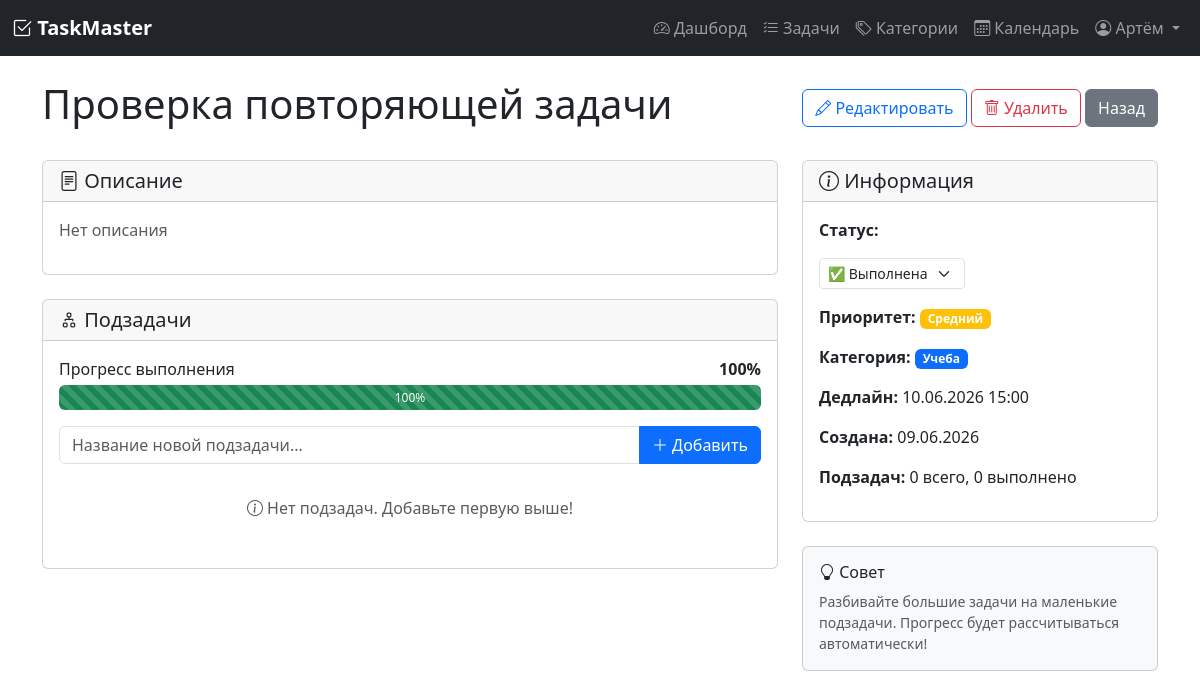
The page /task/8 (signed in) on the database its author committed.
### models.py (models this page shows, shortened)
class User(UserMixin, db.Model):
    __tablename__ = 'user'
    id = db.Column(db.Integer, primary_key=True)
    username = db.Column(db.String(80), unique=True, nullable=False)
    email = db.Column(db.String(120), unique=True, nullable=False)
    password_hash = db.Column(db.String(200), nullable=False)
    registered_at = db.Column(db.DateTime, default=datetime.utcnow)
    timezone = db.Column(db.String(50), default='Europe/Moscow')
    role = db.Column(db.String(20), default='user')  # 'user' или 'admin'
    tasks = db.relationship('Task', backref='author', lazy=True, cascade='all, delete-orphan')
    categories = db.relationship('Category', backref='user', lazy=True, cascade='all, delete-orphan')
    tags = db.relationship('Tag', backref='user', lazy=True, cascade='all, delete-orphan')

class Task(db.Model):
    __tablename__ = 'task'
    id = db.Column(db.Integer, primary_key=True)
    title = db.Column(db.String(200), nullable=False)
    description = db.Column(db.Text, default='')
    status = db.Column(db.String(20), default='pending')  # pending, in_progress, completed
    priority = db.Column(db.String(20), default='medium')  # low, medium, high
    deadline = db.Column(db.DateTime, nullable=True)
    created_at = db.Column(db.DateTime, default=datetime.utcnow)
    updated_at = db.Column(db.DateTime, default=datetime.utcnow, onupdate=datetime.utcnow)
    user_id = db.Column(db.Integer, db.ForeignKey('user.id'), nullable=False)
    category_id = db.Column(db.Integer, db.ForeignKey('category.id'), nullable=True)
    subtasks = db.relationship('Subtask', backref='parent_task', lazy=True, cascade='all, delete-orphan')
    tags = db.relationship('Tag', secondary=task_tags, backref='tasks', lazy='dynamic')
    attachments = db.relationship('Attachment', backref='task', lazy=True, cascade='all, delete-orphan')
    recurring_rule = db.relationship('RecurringRule', backref='task', uselist=False, cascade='all, delete-orphan')
    @property
    def progress(self):
        if not self.subtasks:
            return 100 if self.status == 'completed' else 0
        completed = sum(1 for st in self.subtasks if st.is_completed)
        return int((completed / len(self.subtasks)) * 100)
    @property
    def is_overdue(self):
        if self.status == 'completed':
            return False
        if self.deadline and self.deadline < datetime.utcnow():
            return True
        return False

class Category(db.Model):
    __tablename__ = 'category'
    id = db.Column(db.Integer, primary_key=True)
    name = db.Column(db.String(50), nullable=False)
    color = db.Column(db.String(7), default='#6c757d')  # HEX цвет
    user_id = db.Column(db.Integer, db.ForeignKey('user.id'), nullable=False)
    tasks = db.relationship('Task', backref='category', lazy=True)

### app.py (the view)
@app.route('/task/<int:task_id>')
@login_required
def task_detail(task_id):
    task = Task.query.get_or_404(task_id)
    if task.user_id != current_user.id:
        flash('У вас нет доступа к этой задаче', 'danger')
        return redirect(url_for('tasks'))
    return render_template('task_detail.html', task=task)

### app.py (called while the page is built)
@login_manager.user_loader
def load_user(user_id):
    return User.query.get(int(user_id))

### templates/task_detail.html (shortened to what this page needs)
{% extends "base.html" %}
{% block content %}
<div class="d-flex justify-content-between align-items-center mb-4">
    <h1>{{ task.title }}</h1>
    <div>
        <a href="{{ url_for('task_edit', task_id=task.id) }}" class="btn btn-outline-primary">
            <i class="bi bi-pencil"></i> Редактировать
        </a>
        <form action="{{ url_for('task_delete', task_id=task.id) }}" method="POST" class="d-inline"
              onsubmit="return confirm('Удалить задачу? Все подзадачи также будут удалены')">
            <button type="submit" class="btn btn-outline-danger">
                <i class="bi bi-trash"></i> Удалить
            </button>
        </form>
        <a href="{{ url_for('tasks') }}" class="btn btn-secondary">Назад</a>
    </div>
</div>
<div class="row">
    <div class="col-md-8">
        <div class="card mb-4">
            <div class="card-header">
                <h5 class="mb-0"><i class="bi bi-file-text"></i> Описание</h5>
            </div>
            <div class="card-body">
                {% if task.description %}
                    {{ task.description|replace('\n', '<br>')|safe }}
                {% else %}
                    <p class="text-muted">Нет описания</p>
                {% endif %}
            </div>
        </div>
        <div class="card mb-4">
            <div class="card-header">
                <h5 class="mb-0"><i class="bi bi-diagram-2"></i> Подзадачи</h5>
            </div>
            <div class="card-body">
                <div class="mb-3">
                    <div class="d-flex justify-content-between mb-1">
                        <span>Прогресс выполнения</span>
                        <span><strong>{{ task.progress }}%</strong></span>
                    </div>
                    <div class="progress" style="height: 25px;">
                        <div class="progress-bar bg-success progress-bar-striped"
                             style="width: {{ task.progress }}%">
                            {{ task.progress }}%
                        </div>
                    </div>
                </div>
                <form action="{{ url_for('subtask_create', task_id=task.id) }}" method="POST" class="mb-3">
                    <div class="input-group">
                        <input type="text" name="title" class="form-control"
                               placeholder="Название новой подзадачи..." required>
                        <button type="submit" class="btn btn-primary">
                            <i class="bi bi-plus-lg"></i> Добавить
                        </button>
                    </div>
                </form>
                {% if task.subtasks %}
                    <div class="list-group">
                        {% for subtask in task.subtasks %}
                            <div class="list-group-item d-flex justify-content-between align-items-center">
                                <div class="form-check">
                                    <form action="{{ url_for('subtask_toggle', subtask_id=subtask.id) }}"
                                          method="POST" class="d-inline">
                                        <input type="checkbox" class="form-check-input subtask-checkbox"
                                               {% if subtask.is_completed %}checked{% endif %}
                                               onchange="this.form.submit()">
                                    </form>
                                    <label class="form-check-label {% if subtask.is_completed %}text-decoration-line-through text-muted{% endif %}">
                                        {{ subtask.title }}
                                    </label>
                                </div>
                                <form action="{{ url_for('subtask_delete', subtask_id=subtask.id) }}"
                                      method="POST" class="d-inline"
                                      onsubmit="return confirm('Удалить подзадачу?')">
                                    <button type="submit" class="btn btn-sm btn-outline-danger">
                                        <i class="bi bi-trash"></i>
                                    </button>
                                </form>
                            </div>
                        {% endfor %}
                    </div>
                {% else %}
                    <p class="text-muted text-center py-3">
                        <i class="bi bi-info-circle"></i> Нет подзадач. Добавьте первую выше!
                    </p>
                {% endif %}
            </div>
        </div>
    </div>
    <div class="col-md-4">
        <div class="card mb-4">
            <div class="card-header">
                <h5 class="mb-0"><i class="bi bi-info-circle"></i> Информация</h5>
            </div>
            <div class="card-body">
                <p><strong>Статус:</strong>
                    <form action="{{ url_for('task_change_status', task_id=task.id) }}" method="POST" class="d-inline">
                        <select name="status" class="form-select form-select-sm d-inline-block" style="width: auto;" onchange="this.form.submit()">
                            <option value="completed" {% if task.status == 'completed' %}selected{% endif %}>✅ Выполнена</option>
                        </select>
                    </form>
                </p>
                <p><strong>Приоритет:</strong>
                    {% if task.priority == 'high' %}
                        <span class="badge bg-danger">Высокий</span>
                    {% elif task.priority == 'medium' %}
                        <span class="badge bg-warning">Средний</span>
                    {% else %}
                        <span class="badge bg-info">Низкий</span>
                    {% endif %}
                </p>
                <p><strong>Категория:</strong>
                    {% if task.category %}
                        <span class="badge" style="background-color: {{ task.category.color }}">
                            {{ task.category.name }}
                        </span>
                    {% else %}
                        —
                    {% endif %}
                </p>
                <p><strong>Дедлайн:</strong>
                    {% if task.deadline %}
                        {{ task.deadline.strftime('%d.%m.%Y %H:%M') }}
                    {% else %}
                        —
                    {% endif %}
                </p>
                <p><strong>Создана:</strong> {{ task.created_at.strftime('%d.%m.%Y') }}</p>
                <p><strong>Подзадач:</strong>
                    {{ task.subtasks|length }} всего,
                    {{ task.subtasks|selectattr('is_completed')|list|length }} выполнено
                </p>
            </div>
        </div>
        <div class="card bg-light">
            <div class="card-body">
                <h6><i class="bi bi-lightbulb"></i> Совет</h6>
                <p class="small text-muted mb-0">
                    Разбивайте большие задачи на маленькие подзадачи.
                    Прогресс будет рассчитываться автоматически!
                </p>
            </div>
        </div>
    </div>
</div>
{% endblock %}

### templates/base.html (shortened to what this page needs)
<!DOCTYPE html>
<html lang="ru">
<head>
    <link href="https://cdn.jsdelivr.net/npm/bootstrap@5.3.0/dist/css/bootstrap.min.css" rel="stylesheet">
    <link rel="stylesheet" href="https://cdn.jsdelivr.net/npm/bootstrap-icons@1.11.0/font/bootstrap-icons.css">
</head>
<body>
    {% if current_user.is_authenticated %}
    <nav class="navbar navbar-expand-lg navbar-dark bg-dark">
        <div class="container-fluid">
            <a class="navbar-brand" href="{{ url_for('dashboard') }}">
                <i class="bi bi-check2-square"></i> TaskMaster
            </a>
            <div class="collapse navbar-collapse" id="navbarNav">
                <ul class="navbar-nav ms-auto">
    <li class="nav-item">
        <a class="nav-link" href="{{ url_for('dashboard') }}">
            <i class="bi bi-speedometer2"></i> Дашборд
        </a>
    </li>
    <li class="nav-item">
        <a class="nav-link" href="{{ url_for('tasks') }}">
            <i class="bi bi-list-check"></i> Задачи
        </a>
    </li>
    <li class="nav-item">
        <a class="nav-link" href="{{ url_for('categories') }}">
            <i class="bi bi-tags"></i> Категории
        </a>
    </li>
    <li class="nav-item">
        <a class="nav-link" href="{{ url_for('calendar_view') }}">
            <i class="bi bi-calendar3"></i> Календарь
        </a>
    </li>
    <li class="nav-item dropdown">
        <a class="nav-link dropdown-toggle" href="#" id="userDropdown" role="button" data-bs-toggle="dropdown">
            <i class="bi bi-person-circle"></i> {{ current_user.username }}
        </a>
    </li>
</ul>
            </div>
        </div>
    </nav>
    {% endif %}
    <div class="container mt-4">
        {% block content %}{% endblock %}
    </div>
</body>
</html>

### templates/base.html (style rules this page uses)
.navbar-brand { font-weight: bold; }
select option[value="completed"] { color: green; }

### rows shown on the page
User: username "Артём"
Task: title "Проверка повторяющей задачи", progress "100", status "✅ Выполнена", deadline "10.06.2026 15:00", created_at "09.06.2026"
Category: category.name "Учеба"

### other values the page prints
{{ task.subtasks|length }} "0"
{{ task.subtasks|selectattr('is_completed')|list|length }} "0"
